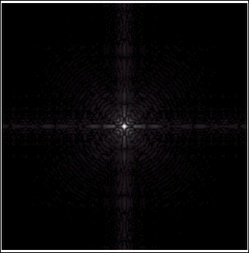
#> input picture dataset/dot.jpg, 249 x 253 px, shrunk from 324 x 329 before the run
$ jupyter execute 'Chapter 3 Image Enhancement Spatial Domain.ipynb'
#> lines starting #> are read from the running program, lines starting #| are printed output that depends on the picture
**Model**
Suppose we have an image that we are going to enhance spatially. Spatial domain means a domain that contains pixels. Thus, the spatial domain processing can be denoted as:

   $g(x) = T[f(x)]$

where $f(x)$ is an image and $g(x)$ is an image gained from a tranformation function $T$, and $x$ is pixel coordinate of $(x,y)$.

[cell 1]
import cv2
import matplotlib.pyplot as plt
import numpy as np

**Grey-level Transformation**
Grey-level transformation is the simplest of all image enhancement techniques because of its pixel-based operation.

****A. Negative Image****
Negative image is the inverted image. This image can be obtained by:

$g(x) = 1 - f(x)$

or

$g(x) = 255 - f(x)$

[cell 2]
import cv2
import matplotlib.pyplot as plt
import numpy as np

img = cv2.imread('dataset/dot.jpg',0)
#> img: shape (253, 249); min 0, max 255, mean 10

img_negative = 255 - img
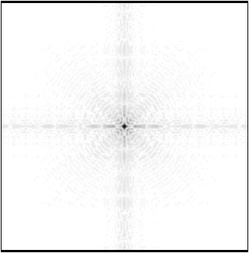
#> img_negative: shape (253, 249); min 0, max 255, mean 245

plt.figure(figsize=(15, 15))
plt.subplot(1,2,1)
plt.imshow(img,cmap="gray")
plt.subplot(1,2,2)
plt.imshow(img_negative,cmap="gray")
plt.show()
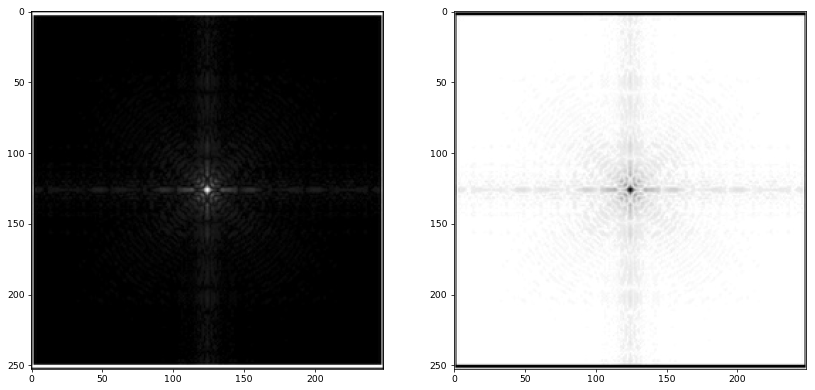
#> figure drawn by matplotlib, 2 panels

****B. Log Transformation****
Is a process on a pixel which based on logarithmic function.

$g(x) = c * log(1 + f(x))$
where $c$ is a constant and $f(x) \geq 0$

[cell 3]
x = np.arange(256)
y = np.log10(x+1)
plt.figure(figsize=(20, 5))
plt.plot(x,y)

plt.show()
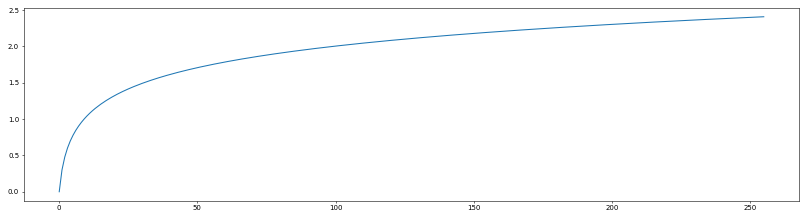
#> figure drawn by matplotlib, 1 panel; curve peaks at x = 255, y = 2.41

[cell 4]
import cv2
import matplotlib.pyplot as plt
import numpy as np
img = cv2.imread('dataset/dot.jpg',0)

c = 255 / np.log10(1 + np.max(img))
#> c = 105.9

img_log = c * (np.log10(img + 1))
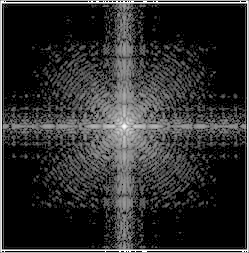
#> img_log: shape (253, 249) float16; 0.7% of the values are NaN or infinite; the others: min 0, max 254.8, mean 46.41; drawn with min black, max white, NaN and infinite black
img_log = np.array(img_log, dtype = np.uint8)
plt.figure(figsize=(20, 20))
plt.subplot(1,2,1)
plt.imshow(img,cmap="gray")
plt.subplot(1,2,2)
plt.imshow(img_log,cmap="gray")
plt.show()

****C. Power Transformation (Gamma)****
Is a process on a pixel which based on power function.

$r = f(x)$

$g(x) = c * r^\gamma$
where $c$ is a constant and $f(x) \geq 0$

[cell 5]
import cv2
import matplotlib.pyplot as plt
import numpy as np

img = cv2.imread('dataset/camera.jpg',0)
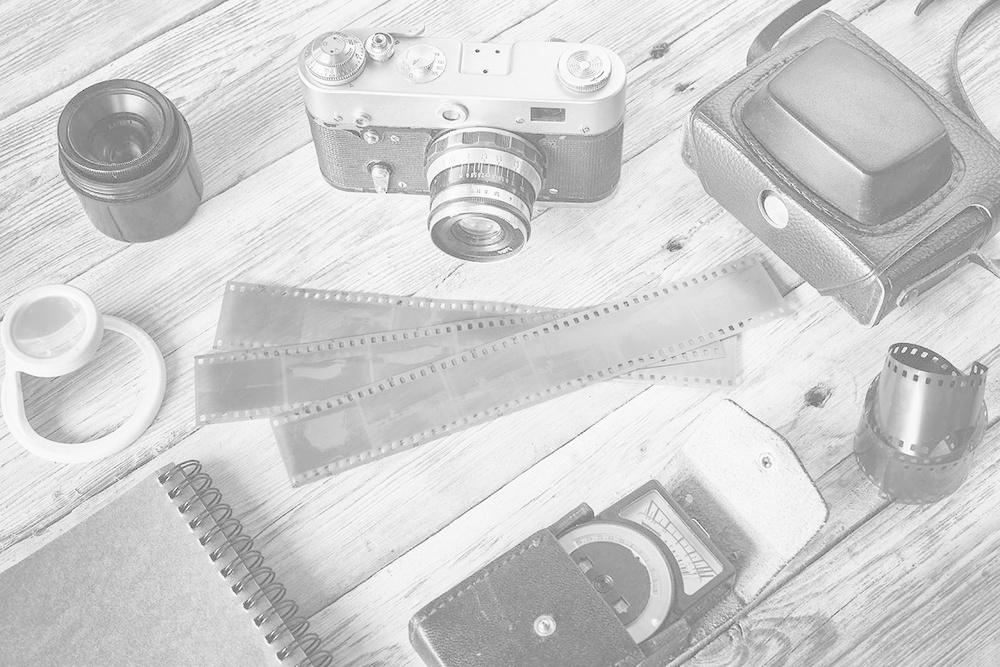
#> input picture dataset/camera.jpg, 1000 x 667 px, shrunk from 1300 x 867 before the run
#> img is the input picture: shape (667, 1000); min 53, max 255, mean 206.7

gamma = 2.5
img_power = img**gamma
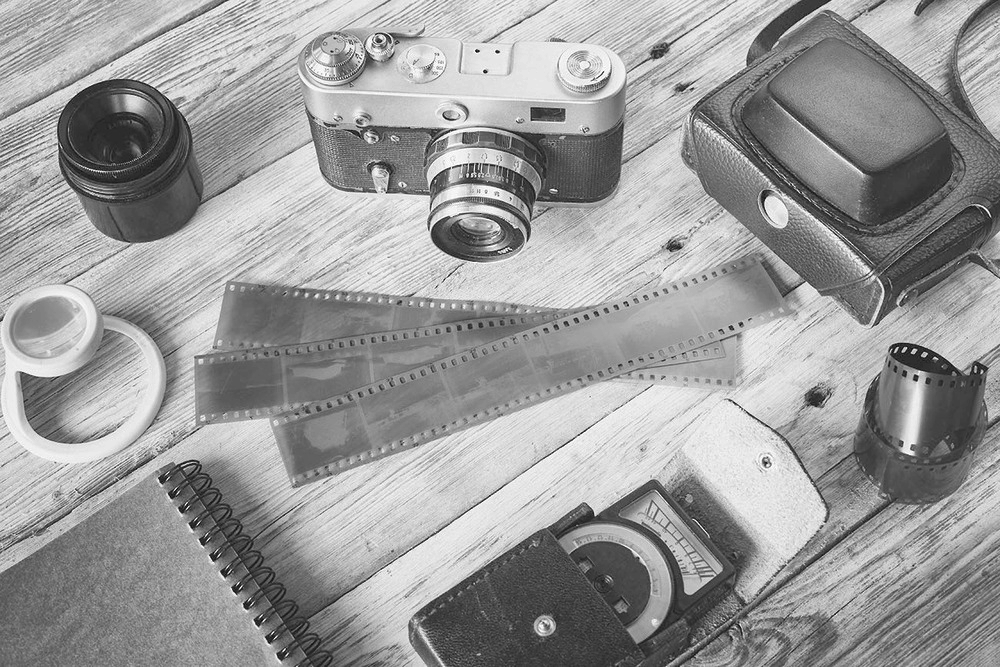
#> img_power: shape (667, 1000) float64; min 20449.8, max 1038366, mean 640353.4; drawn with min black and max white

plt.figure(figsize=(20, 20))
plt.subplot(1,2,1)
plt.imshow(img,cmap="gray")

plt.subplot(1,2,2)
plt.imshow(img_power,cmap="gray")

plt.show()

**D. Contrast Stretching**

  There are many contrast enhancement techniques. In this class, we implement one example which is the Min-Max Stretching. For any given pixel position, we can calculate its contrast with:
  $g(x) = \biggl( \frac{f(x) - min(f(x))}{max(f(x)) - min(f(x))}\biggr) * 255$

[cell 6]
img = cv2.imread('dataset/camera.jpg',0)

# Define parameters.
minmax_img = np.zeros((img.shape[0],img.shape[1]),dtype = 'uint8')
min = np.min(img)
#> min = 53
max = np.max(img)
#> max = 255

minmax_img = 255 * ((img - min) / (max - min))
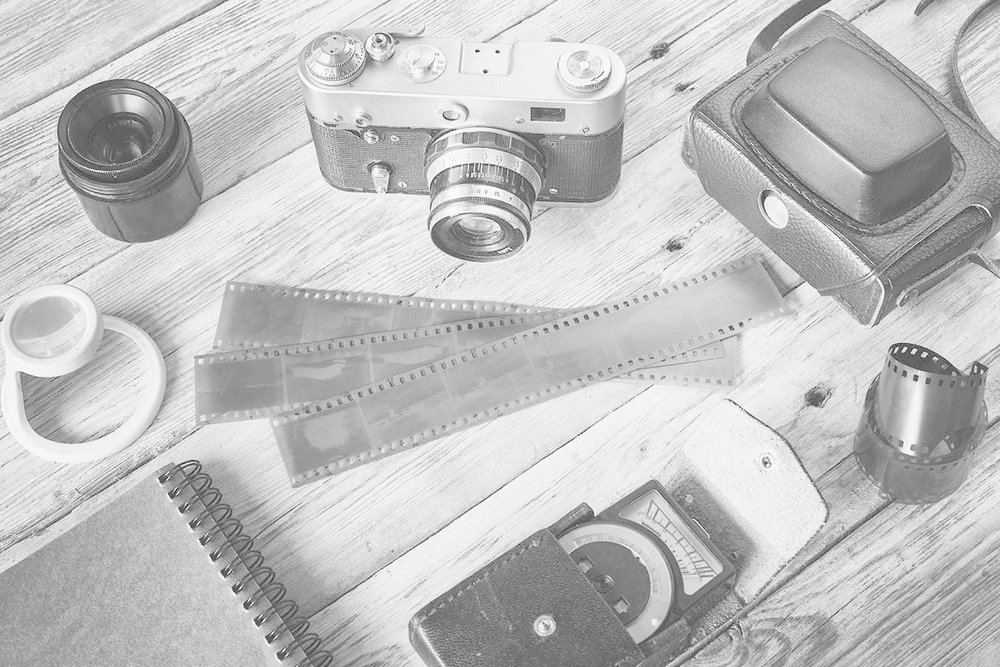
#> minmax_img: shape (667, 1000) float64; min 0, max 255, mean 194.1
# Loop over the image and apply Min-Max formulae

plt.figure(figsize=(20, 20))
plt.subplot(2,2,1)
plt.imshow(img,cmap="gray")
plt.subplot(2,2,2)
plt.imshow(minmax_img,cmap="gray")

plt.subplot(2,2,3)
plt.hist(img.ravel(),256,[0,256])

plt.subplot(2,2,4)
plt.hist(minmax_img.ravel(),256,[0,256])

plt.show()
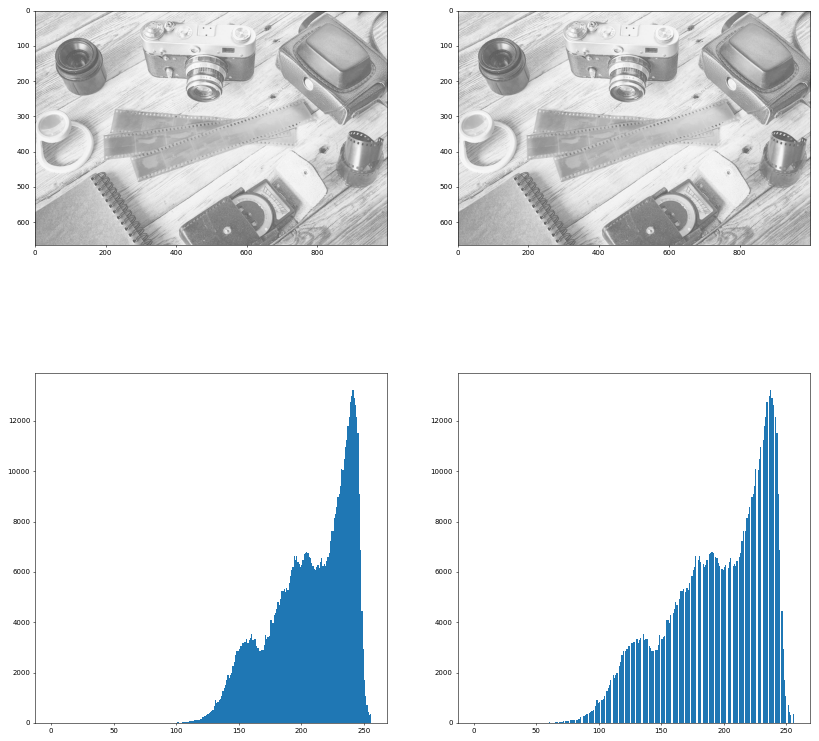
#> figure drawn by matplotlib, 4 panels; panel 3: tallest bar 13242 high, from x = 241 to 242; panel 4: tallest bar 13242 high, from x = 237 to 238
